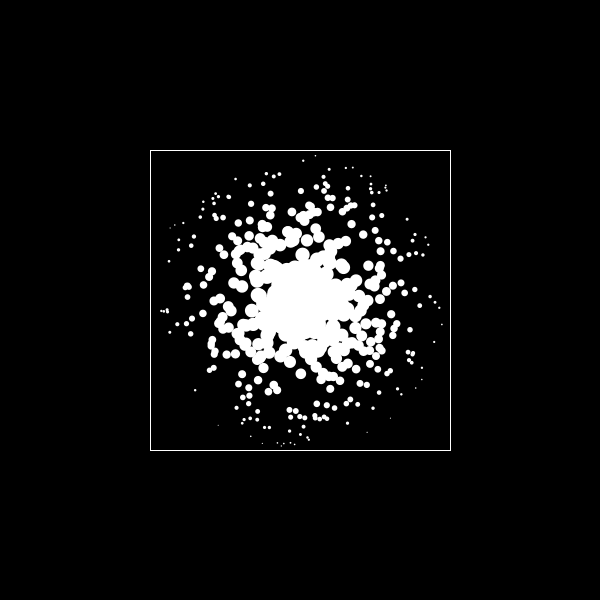
Frame 1 (no input)
Frame 60 (the mouse pressed at the canvas centre just before this capture): identical to frame 1, image omitted
Frame 120 (the mouse held since frame 60 and released just before this capture): identical to frame 1, image omitted

The Processing sketch that drew this single still picture (run headless with seeded random() and noise(); from frame 60 on, the mouse is pressed at the canvas centre):

// Processing sketch: example_sin_n_cos
// ── example_sin_n_cos.pde

float rectX, rectY;
float rectWidth, rectHeight;


void setup() {
  size(600, 600);
  background(0);



  rectX = 150;
  rectY = 150;
  rectWidth = 300;
  rectHeight = 300;

  stroke(255);
  noFill();
  rect(rectX, rectY, rectWidth, rectHeight);

  float centerX = rectX + rectWidth/2;
  float centerY = rectY + rectHeight/2;

  fill(255, 0, 0);
  ellipse(centerX, centerY, 10, 10);

  // rect area
  noStroke();
  fill(255);
  //for (int i=0; i<500; i++) {
  //  float x = centerX + random(-rectWidth/2, rectWidth/2);
  //  float y = centerY + random(-rectHeight/2, rectHeight/2);
  //  ellipse(x, y, 20, 20);
  //}

  // circular
  for (int i=0; i<500; i++) {
    float angle = radians( random(360) );
    float radius = random(0, rectWidth/2);
    
    float cosValue = cos(angle) * radius;
    float sinValue = sin(angle) * radius;
    
    float x = centerX + cosValue;
    float y = centerY + sinValue;
    
    float distance = dist(centerX, centerY, x, y);
    float ellipseSize = map(distance, 0, rectWidth/2, 20, 1);
    
    ellipse(x, y, ellipseSize, ellipseSize);
  }


  //background(0);
}

void draw() {
  //background(0);
  //drawSinCos();
}



void drawSinCos() {
  noStroke();

  float angle = radians( frameCount * 2 ); // deg to rad
  float distance = 100; // radius
  float sinValue = sin(angle) * distance;
  float cosValue = cos(angle) * distance;

  fill(255, 255, 0);
  ellipse(frameCount, height/2 + sinValue, 5, 5);
  fill(0, 0, 255);
  ellipse(width/2 + cosValue, frameCount, 5, 5);

  float x = width/2 + cosValue; 
  float y = height/2 + sinValue;

  //strokeWeight(5);
  stroke(0);
  fill(255, 0, 0);
  ellipse(x, y, 15, 15);
}
